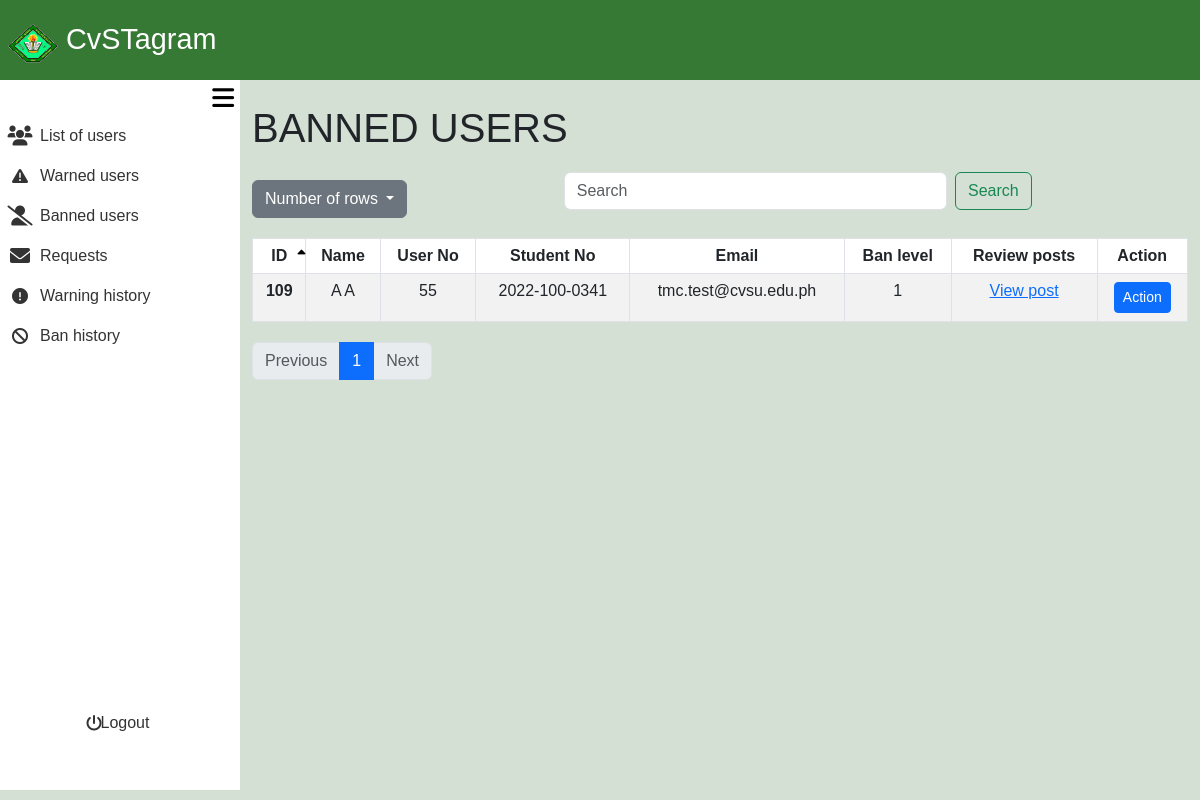
Before: /admin_area/active_ban.php (signed in) with the older database file.
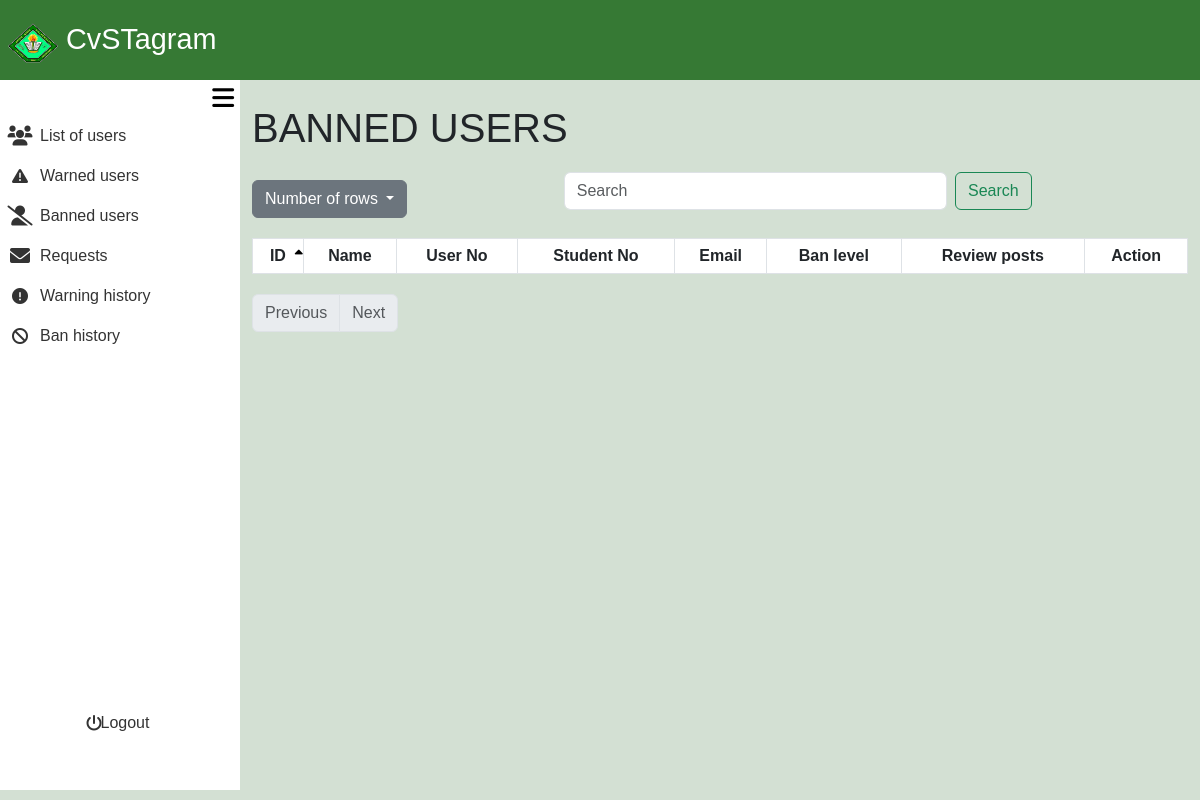
After: the same page with the newer database file.
### tables this page shows
CREATE TABLE `active_ban` (
  `active_ban_id` int(11) NOT NULL,
  `ban_id` int(11) NOT NULL,
  `user_no` int(11) NOT NULL,
  `ban_appeal_id` int(11) NOT NULL,
  `ban_level` int(11) NOT NULL,
  `ban_start_date` date NOT NULL,
  `ban_end_date` date DEFAULT NULL
);

CREATE TABLE `user_registration` (
  `user_no` int(11) NOT NULL,
  `user_ip` varchar(255) NOT NULL,
  `user_ID` varchar(255) NOT NULL,
  `email` varchar(255) NOT NULL,
  `student_no` varchar(13) NOT NULL,
  `fname` varchar(255) NOT NULL,
  `lname` varchar(255) NOT NULL,
  `bday` date NOT NULL,
  `gender` varchar(20) NOT NULL,
  `coverphoto` varchar(250) NOT NULL,
  `profilepicture` varchar(250) NOT NULL,
  `created_at` timestamp NOT NULL DEFAULT current_timestamp(),
  `updated_at` timestamp NOT NULL DEFAULT current_timestamp() ON UPDATE current_timestamp(),
  `user_password` varchar(255) NOT NULL
);

### admin_area/active_ban.php (the view, shortened to what the changed rows need)
<?php
require_once '../include/connect.php';
require_once '../include/bootsrap.php';
?>
<!DOCTYPE html>
<html lang="en">
<head>
    <link rel="stylesheet" href="admin_dashbaord.css?v=<?php echo time(); ?>">
</head>
<body>
<div class="container-fluid screen">
        <div class="container-fluid content">
<?php
$search = isset($_GET['search']) ? trim($_GET['search']) : '';
$sort_column = isset($_GET['sort']) ? $_GET['sort'] : 'ban_id';
$sort_direction = isset($_GET['direction']) && $_GET['direction'] == 'desc' ? 'desc' : 'asc';
$rows_per_page = isset($_GET['rows']) ? intval($_GET['rows']) : 10;
$page = isset($_GET['page']) ? intval($_GET['page']) : 1;
$offset = ($page - 1) * $rows_per_page;
$searchFilter = !empty($search) ? " AND (ur.fname LIKE '%$search%' OR ur.lname LIKE '%$search%' OR ur.email LIKE '%$search%' OR ur.student_no LIKE '%$search%' OR ur.user_no LIKE '%$search%' OR ab.ban_level LIKE '%$search%' OR ab.ban_id LIKE '%$search%)" : "";
$usersQuery = "SELECT ab.ban_id, ur.fname, ur.lname, ur.user_no, ur.student_no, ur.email, ab.ban_level
FROM active_ban ab
LEFT JOIN user_registration ur ON ab.user_no = ur.user_no
WHERE 1=1 $searchFilter
ORDER BY $sort_column $sort_direction
LIMIT $rows_per_page OFFSET $offset";
$usersResult = $con->query($usersQuery);
$totalQuery = "SELECT COUNT(*) AS total FROM active_ban";
$totalResult = $con->query($totalQuery);
$totalRecords = $totalResult->fetch_assoc()['total'];
$totalPages = ceil($totalRecords / $rows_per_page);
?>
    <div class="container mt-4 ">
        <h1>BANNED USERS</h1>
        <table class="table table-bordered table-striped">
            <thead>
                <tr>
                    <th scope="col" class="sortable <?php echo ($sort_column == 'ban_id') ? ($sort_direction == 'asc' ? 'asc' : 'desc') : ''; ?>" onclick="sortTable('ban_id')">ID<i class="fa-solid fa-sort-up"></i><i class="fa-solid fa-sort-down"></i></th>
                    <th scope="col" class="sortable <?php echo ($sort_column == 'fname') ? ($sort_direction == 'asc' ? 'asc' : 'desc') : ''; ?>" onclick="sortTable('fname')">Name</th>
                    <th scope="col" class="sortable <?php echo ($sort_column == 'user_no') ? ($sort_direction == 'asc' ? 'asc' : 'desc') : ''; ?>" onclick="sortTable('user_no')">User No</th>
                    <th scope="col" class="sortable <?php echo ($sort_column == 'student_no') ? ($sort_direction == 'asc' ? 'asc' : 'desc') : ''; ?>" onclick="sortTable('student_no')">Student No<i class="fa-solid fa-sort-up"></i><i class="fa-solid fa-sort-down"></i></th>
                    <th scope="col" class="sortable <?php echo ($sort_column == 'email') ? ($sort_direction == 'asc' ? 'asc' : 'desc') : ''; ?>" onclick="sortTable('email')">Email</th>
                    <th scope="col" class="sortable <?php echo ($sort_column == 'ban_level') ? ($sort_direction == 'asc' ? 'asc' : 'desc') : ''; ?>" onclick="sortTable('ban_level')">Ban level<i class="fa-solid fa-sort-up"></i><i class="fa-solid fa-sort-down"></i></th>
                    <th scope="col">Review posts</th>
                    <th scope="col">Action</th>
                </tr>
            </thead>
            <tbody>
                <?php
                while ($user = $usersResult->fetch_assoc()): ?>
                    <tr>
                        <th scope="row"><?php echo htmlspecialchars($user['ban_id']); ?></th>
                        <td><?php echo htmlspecialchars($user['fname'] . ' ' . $user['lname']); ?></td>
                        <td><?php echo htmlspecialchars($user['user_no']); ?></td>
                        <td><?php echo htmlspecialchars($user['student_no']); ?></td>
                        <td><?php echo htmlspecialchars($user['email']); ?></td>
                        <td><?php echo htmlspecialchars($user['ban_level']); ?></td>
                        <td>
                            <a class="Review_posts text-primary" href="../admin_area/review_post.php?user_no=<?php echo htmlspecialchars($user['user_no']); ?>">View post</a>
                        </td>
                        <td>
                            <a href="admin_action.php?user_no=<?php echo htmlspecialchars($user['user_no']); ?>" class="btn btn-primary btn-sm">Action</a>
                        </td>
                    </tr>
                <?php endwhile; ?>
            </tbody>
        </table>
        <nav aria-label="Page navigation">
            <ul class="pagination">
                <?php for ($i = 1; $i <= $totalPages; $i++): ?>
                    <li class="page-item <?php if ($i == $page) echo 'active'; ?>">
                        <a class="page-link" href="?rows=<?php echo $rows_per_page; ?>&page=<?php echo $i; ?>&sort=<?php echo $sort_column; ?>&direction=<?php echo $sort_direction; ?>"><?php echo $i; ?></a>
                    </li>
                <?php endfor; ?>
            </ul>
        </nav>
    </div>
        </div>
    </div>
</body>
</html>

Changed rows visible on the page:
removed active_ban: ban "109", user_registration.fname+lname "A A", user_registration.user_no "55", user_registration.student_no "2022-100-0341", user_registration.email "tmc.test@cvsu.edu.ph", ban_level "1"
Other visible differences:
list line gone: "1"
